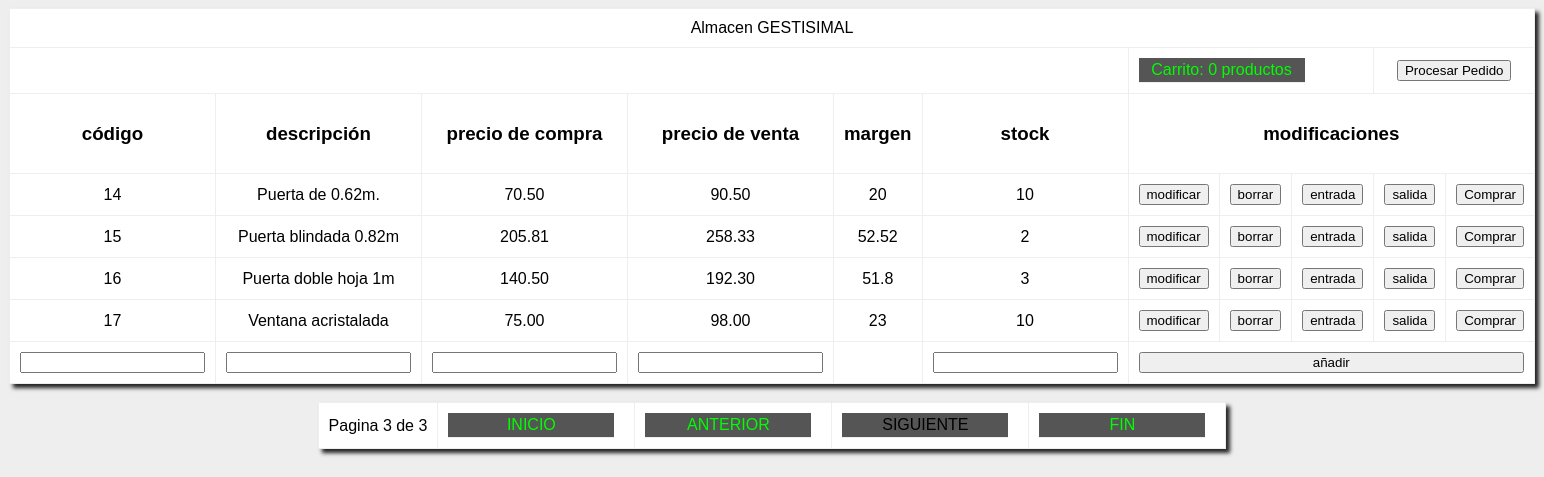
The page /Ejercicio4y5/ejercicio2.php?pagina=3 on the database its author committed.
### tables this page shows
CREATE TABLE `productos` (
  `codigo` int(4) NOT NULL,
  `descripcion` varchar(100) NOT NULL,
  `precio_compra` decimal(10,2) NOT NULL,
  `precio_venta` decimal(10,2) NOT NULL,
  `stock` int(11) NOT NULL
);

### Ejercicio4y5/ejercicio2.php (the view, shortened to what this page needs)
<!DOCTYPE html>
<html>
<head>
    <link rel="stylesheet" href="estilos.css" type="text/css">
</head>
<body>
    <?php
    try {
        $conexion = new PDO("mysql:host=localhost;dbname=gestisimal;charset=utf8", "root", "");
    } catch (PDOException $e) {
        echo "No se ha podido establecer conexión con el servidor de bases de datos.<br>";
        die("Error: " . $e->getMessage());
    }
    $productos_consulta = $conexion->query("select * from productos");
    $tamano_pagina = 5;
    $num_total_registros = $productos_consulta->rowCount();
    $total_paginas = ceil($num_total_registros / $tamano_pagina);
    if (isset($_GET["pagina"])) {
        $pagina = $_GET["pagina"];
    } else {
        $pagina =  $_SESSION['pagina'];
    }
    $inicio = ($pagina - 1) * $tamano_pagina;
    $productos_consulta2 = $conexion->query("select * from productos limit " . $inicio . "," . $tamano_pagina);
    ?>
        <table border="1">
        <tr>
            <td colspan="11">Almacen GESTISIMAL</td>
        </tr>
        <tr>
            <td colspan="6"></td>
            <td colspan="3"><a href="carrito.php">Carrito: <?php echo $_SESSION["cantidad"]; ?> productos</a></td>
            <td colspan="2"><form action="pagar.php" method="post">
                            <input type="submit" name= "pagar" value="Procesar Pedido">
                            </form>
            </td>
        </tr>
        <tr>
            <td><h3>código</h3></td>
            <td><h3>descripción</h3></td>
            <td><h3>precio de compra</h3></td>
            <td><h3>precio de venta</h3></td>
            <td><h3>margen</h3></td>
            <td><h3>stock</h3></td>
            <td colspan="5"><h3>modificaciones</h3></td>
        </tr>
        <?php
        while ($registro = $productos_consulta2->fetchObject()) {
            ?>
                <tr>
                <td><?= $registro->codigo ?></td>
                <td ><?= $registro->descripcion ?></td>
                <td><?= $registro->precio_compra ?></td>
                <td><?= $registro->precio_venta ?></td>
                <td> <?php echo $registro->precio_venta - $registro->precio_compra ?> </td>
                <td><?= $registro->stock ?></td>
                <td>
                    <form action="modificar.php" method="post">
                        <input type="submit" value="modificar"></td>
                <td>
                    <form action="borrar.php" method="post">
                        <input type="submit" value="borrar">
                    </form>
                </td>
                <td>
                    <form action="entrada.php" method="post">
                        <input type="submit" value="entrada">
                    </form>
                </td>
                <td>
                    <form action="salida.php" method="post">
                        <input type="submit" value="salida">
                    </form>
                </td>
                <td>
                    <form action="venta.php" method="post">
                        <input type="submit" value="Comprar">
                    </form>
                </td>
                </tr>
            <?php
        }
        ?>
        <tr>
            <form action="añadir.php" method="post">
                <td><input type="text" name="codigo"></td>
                <td><input type="text" name="descripcion"></td>
                <td><input type="number" name="precioC"></td>
                <td><input type="number" name="precioV"></td>
                <td></td>
                <td><input type="number" name="stock"></td>
                <td colspan="5"><input type="submit" value="añadir" style=" width:100%"></td>
            </form>
        </tr>
    </table>
    <br>
    <table border="1">
    <tr>
        <td>Pagina <?= $pagina ?> de <?= $total_paginas ?></td>
        <td><a href='ejercicio2.php?pagina=1'>INICIO</a></td>
    <?php
        if ($pagina>1) {
            $pagAnt=$pagina-1;
            echo "<td><a href='ejercicio2.php?pagina=".$pagAnt."'>ANTERIOR</a></td>";
        }else{
            echo "<td><a>ANTERIOR</a></td>";
        }
        if ($pagina<$total_paginas) {
            $pagSig=$pagina+1;
            echo "<td><a href='ejercicio2.php?pagina=".$pagSig."'>SIGUIENTE</a></td>";
        }else{
            echo "<td><a>SIGUIENTE</a></td>";
        }
    ?>
        <td><a href='ejercicio2.php?pagina=<?=$total_paginas ?>'>FIN</a></td>
        </tr>
    </table>
</body>
</html>

### Ejercicio4y5/estilos.css (style rules this page uses)
body { font-family: Arial, sans-serif; background-color: #eeeeee; }
table { background-color: #ffffff; margin: auto; padding: 20px; box-shadow: #242424 4px 4px 4px; text-align: center; border: 0px; border-collapse: collapse; }
td { padding: 10px; text-align: center; }
a { float: left; margin:0px; margin-right: 10px; padding:0px; display: block; padding: 3px; width: 160px; background-color: #555555; border-bottom: 1px solid #eeeeee; text-align:center; }
a:link, a:visited { color: #00ff00; text-decoration: none; }

### rows shown on the page
productos: codigo "14", descripcion "Puerta de 0.62m.", precio_compra "70.50", precio_venta "90.50", $registro->precio_venta - $registro->precio_compra "20", stock "10"
productos: codigo "15", descripcion "Puerta blindada 0.82m", precio_compra "205.81", precio_venta "258.33", $registro->precio_venta - $registro->precio_compra "52.52", stock "2"
productos: codigo "16", descripcion "Puerta doble hoja 1m", precio_compra "140.50", precio_venta "192.30", $registro->precio_venta - $registro->precio_compra "51.8", stock "3"
productos: codigo "17", descripcion "Ventana acristalada", precio_compra "75.00", precio_venta "98.00", $registro->precio_venta - $registro->precio_compra "23", stock "10"

### other values the page prints
$_SESSION["cantidad"] "0"
$pagina "3"
$total_paginas "3"
